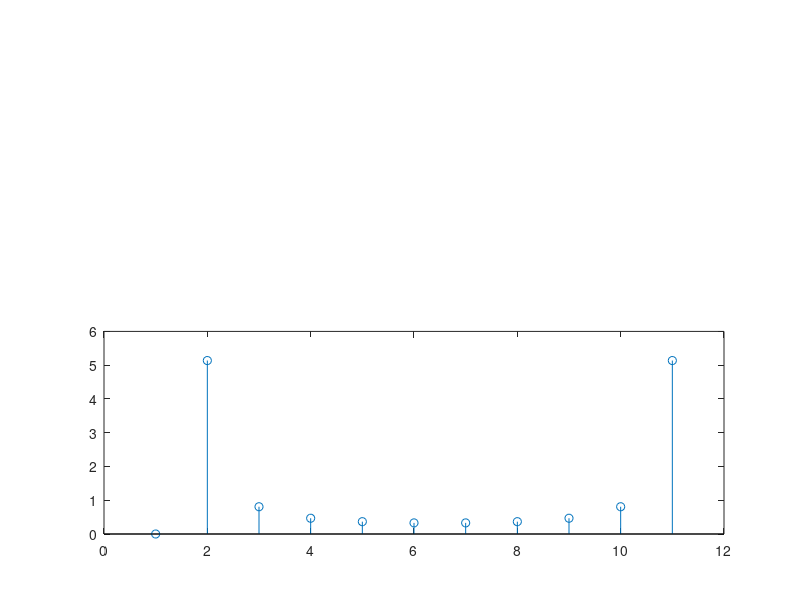
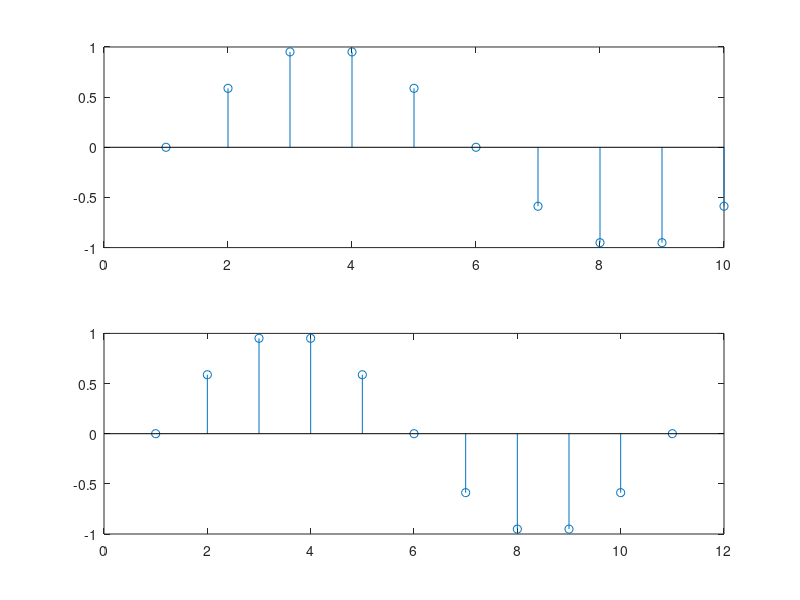

MATLAB code for these plots, in order:
n = 0:9;
x9 = sin(2*pi*n/10);
X = fft(x9)

stem(abs(X))

n = 0:10;
x10 = sin(2*pi*n/10);
X = fft(x10)
subplot(2, 1, 2)
stem(abs(X))

figure(2)
subplot(2, 1, 1)
stem(x9)
subplot(2, 1, 2)
stem(x10)